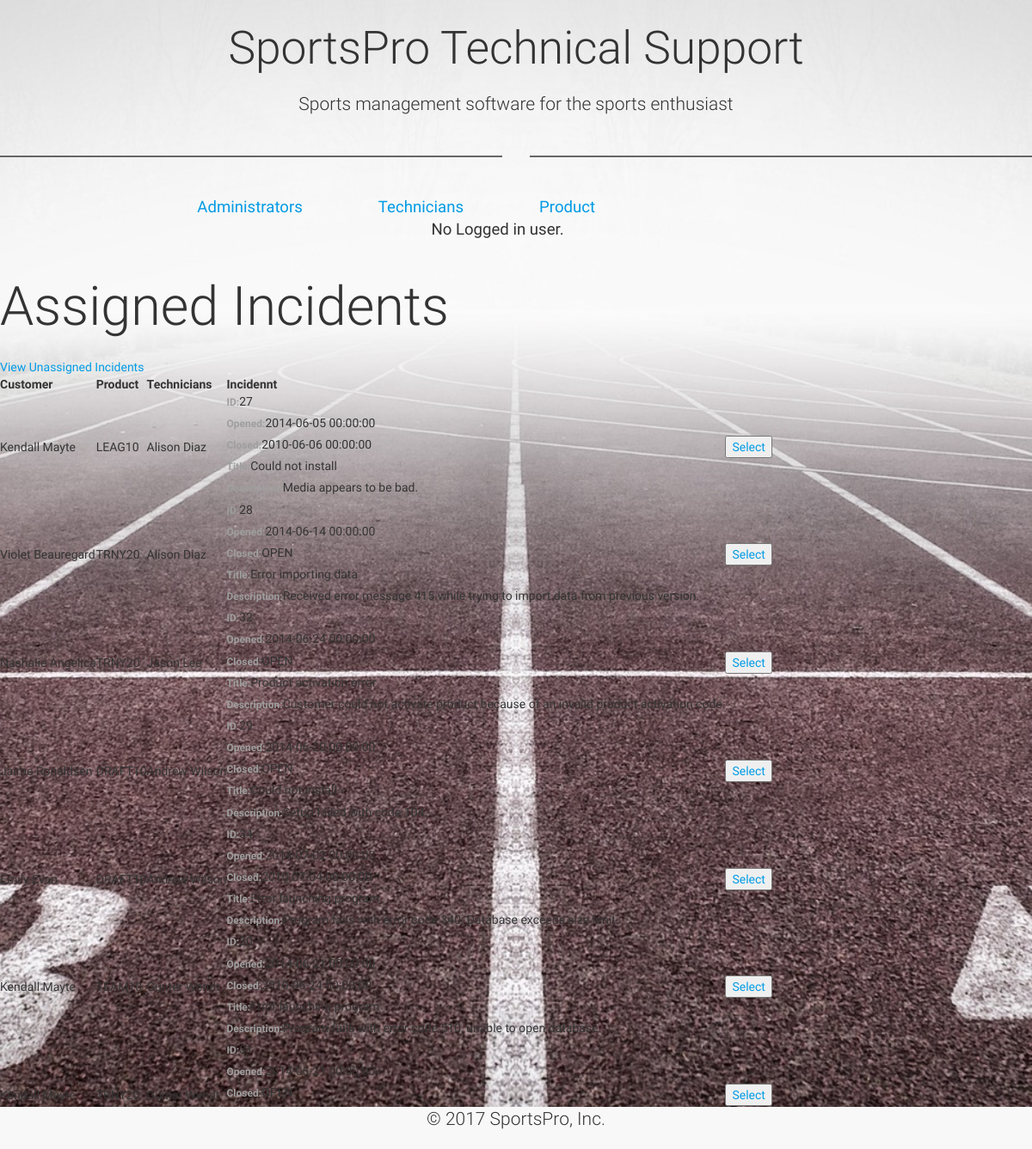
Screenshot of /incident_assign/assigned_incidents.php with the database file from the repository.
### tables this page shows
CREATE TABLE `incidents` (
  `incidentID` int(11) NOT NULL,
  `customerID` int(11) NOT NULL,
  `productCode` varchar(10) NOT NULL,
  `techID` int(11) DEFAULT NULL,
  `dateOpened` datetime NOT NULL,
  `dateClosed` datetime DEFAULT NULL,
  `title` varchar(50) NOT NULL,
  `description` varchar(2000) NOT NULL
);

CREATE TABLE `customers` (
  `customerID` int(11) NOT NULL,
  `firstName` varchar(50) NOT NULL,
  `lastName` varchar(50) NOT NULL,
  `address` varchar(50) NOT NULL,
  `city` varchar(50) NOT NULL,
  `state` varchar(50) NOT NULL,
  `postalCode` varchar(20) NOT NULL,
  `countryCode` char(2) NOT NULL,
  `phone` varchar(20) NOT NULL,
  `email` varchar(50) NOT NULL,
  `password` varchar(20) NOT NULL
);

CREATE TABLE `technicians` (
  `techID` int(11) NOT NULL,
  `firstName` varchar(50) NOT NULL,
  `lastName` varchar(50) NOT NULL,
  `email` varchar(50) NOT NULL,
  `phone` varchar(20) NOT NULL,
  `password` varchar(20) NOT NULL
);

### incident_assign/assigned_incidents.php (the view, shortened to what this page needs)
<?php
include '../view/header.php';
include "../config.php";
?>
<h1>Assigned Incidents</h1>
<a href="index.php">View Unassigned Incidents</a>
<?php
$sql = "SELECT *, IF(incidents.dateClosed IS NULL, 'OPEN', incidents.dateClosed)dateClosed,customers.firstName AS cfname,customers.lastName AS clname, technicians.firstName AS tfname, technicians.lastName AS tlname FROM incidents\n"
    . "INNER JOIN customers ON incidents.`customerID` = customers.`customerID`\n"
    . "INNER JOIN technicians ON incidents.`techID` = technicians.`techID`";
if( $result = mysqli_query($connectdb,$sql)){
	echo "<table>";
	echo"<tr><th>Customer</th><th>Product</th><th>Technicians</th><th>Incidennt</th></tr>";
	while($row = mysqli_fetch_array($result)){
		echo"<tr>";
		echo"<td>".$row['cfname']."\t".$row['clname']."</td>";
		echo "<td>".$row['productCode'] ."</td>";
		echo"<td>".$row['tfname']."\t".$row['tlname']."</td>";
		echo"<td>";
		echo "<label>ID:</label>".$row['incidentID']."<br>";
		echo "<label>Opened:</label>".$row['dateOpened']."<br>";
		echo "<label>Closed:</label>".$row['dateClosed']."<br>";
		echo "<label>Title:</label>".$row['title']."<br>";
		echo "<label>Description:</label>".$row['description']."<br>";
		echo"</td>";
		 echo "<td><a href='selectTech.php?customerID=".$_SESSION['customerID']."'><button>Select</button></a></td>";
		echo"<tr>";
}
echo "</table>";
}
?>
<?php include '../view/footer.php'; ?>

### assets/css/style.css (style rules this page uses)
.view { height: 100%; }
.view { background:url(../img/bg-img.jpeg)no-repeat center center fixed; -webkit-background-size: cover; -moz-background-size: cover; -o-background-size: cover; background-size: cover; }

### rows the page displays
incidents: customerID.firstName "Kendall", customerID.lastName "Mayte", productCode "LEAG10", techID.firstName "Alison", techID.lastName "Diaz", incidentID "27", dateOpened "2014-06-05 00:00:00", dateClosed "2010-06-06 00:00:00", title "Could not install", description "Media appears to be bad."
incidents: customerID.firstName "Violet", customerID.lastName "Beauregard", productCode "TRNY20", techID.firstName "Alison", techID.lastName "Diaz", incidentID "28", dateOpened "2014-06-14 00:00:00", dateClosed "OPEN", title "Error importing data", description "Received error message 415 while trying to import data from previous version."
incidents: customerID.firstName "Nashalie", customerID.lastName "Angelica", productCode "TRNY20", techID.firstName "Jason", techID.lastName "Lee", incidentID "32", dateOpened "2014-06-24 00:00:00", dateClosed "OPEN", title "Product activation error", description "Customer could not activate product because of an invalid product activation code."
incidents: customerID.firstName "Jaime", customerID.lastName "Ronaldsen", productCode "DRAFT10", techID.firstName "Andrew", techID.lastName "Wilson", incidentID "29", dateOpened "2014-06-20 00:00:00", dateClosed "OPEN", title "Could not install", description "Setup failed with code 104."
incidents: customerID.firstName "Emily", customerID.lastName "Evan", productCode "DRAFT10", techID.firstName "Andrew", techID.lastName "Wilson", incidentID "34", dateOpened "2014-07-02 00:00:00", dateClosed "2010-07-04 00:00:00", title "Error launching program", description "Program fails with error code 340: Database exceeds size limit."
incidents: customerID.firstName "Kendall", customerID.lastName "Mayte", productCode "TEAM10", techID.firstName "Gunter", techID.lastName "Wendt", incidentID "30", dateOpened "2014-06-21 00:00:00", dateClosed "2010-06-24 00:00:00", title "Error launching program", description "Program fails with error code 510, unable to open database."
incidents: customerID.firstName "Kendall", customerID.lastName "Mayte", productCode "TRNY20", techID.firstName "Gunter", techID.lastName "Wendt", incidentID "31", dateOpened "2014-06-21 00:00:00", dateClosed "OPEN"

### other values shown
$notLogin "No Logged in user."
